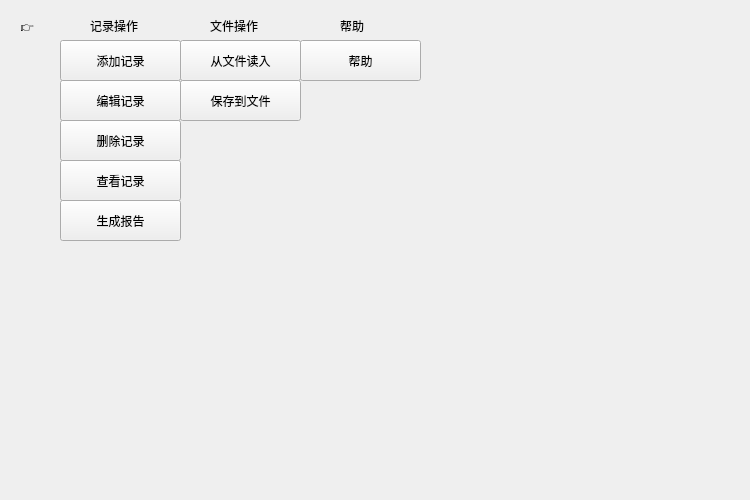
<?xml version="1.0" encoding="UTF-8"?>
<ui version="4.0">
 <class>Widget</class>
 <widget class="QWidget" name="Widget">
  <property name="geometry">
   <rect>
    <x>0</x>
    <y>0</y>
    <width>750</width>
    <height>500</height>
   </rect>
  </property>
  <property name="minimumSize">
   <size>
    <width>750</width>
    <height>500</height>
   </size>
  </property>
  <property name="maximumSize">
   <size>
    <width>750</width>
    <height>500</height>
   </size>
  </property>
  <property name="windowTitle">
   <string>Financial manager</string>
  </property>
  <widget class="QLabel" name="label">
   <property name="geometry">
    <rect>
     <x>20</x>
     <y>10</y>
     <width>91</width>
     <height>31</height>
    </rect>
   </property>
   <property name="font">
    <font>
     <pointsize>14</pointsize>
    </font>
   </property>
   <property name="text">
    <string>👉</string>
   </property>
  </widget>
  <widget class="QLabel" name="lb1">
   <property name="geometry">
    <rect>
     <x>90</x>
     <y>10</y>
     <width>131</width>
     <height>31</height>
    </rect>
   </property>
   <property name="text">
    <string>记录操作</string>
   </property>
  </widget>
  <widget class="QLabel" name="lb2">
   <property name="geometry">
    <rect>
     <x>210</x>
     <y>10</y>
     <width>151</width>
     <height>31</height>
    </rect>
   </property>
   <property name="text">
    <string>文件操作</string>
   </property>
  </widget>
  <widget class="QLabel" name="lb3">
   <property name="geometry">
    <rect>
     <x>340</x>
     <y>10</y>
     <width>111</width>
     <height>31</height>
    </rect>
   </property>
   <property name="text">
    <string>帮助</string>
   </property>
  </widget>
  <widget class="QPushButton" name="pb11">
   <property name="geometry">
    <rect>
     <x>60</x>
     <y>40</y>
     <width>121</width>
     <height>41</height>
    </rect>
   </property>
   <property name="text">
    <string>添加记录</string>
   </property>
  </widget>
  <widget class="QPushButton" name="pb12">
   <property name="geometry">
    <rect>
     <x>60</x>
     <y>80</y>
     <width>121</width>
     <height>41</height>
    </rect>
   </property>
   <property name="text">
    <string>编辑记录</string>
   </property>
  </widget>
  <widget class="QPushButton" name="pb13">
   <property name="geometry">
    <rect>
     <x>60</x>
     <y>120</y>
     <width>121</width>
     <height>41</height>
    </rect>
   </property>
   <property name="text">
    <string>删除记录</string>
   </property>
  </widget>
  <widget class="QPushButton" name="pb14">
   <property name="geometry">
    <rect>
     <x>60</x>
     <y>160</y>
     <width>121</width>
     <height>41</height>
    </rect>
   </property>
   <property name="text">
    <string>查看记录</string>
   </property>
  </widget>
  <widget class="QPushButton" name="pb15">
   <property name="geometry">
    <rect>
     <x>60</x>
     <y>200</y>
     <width>121</width>
     <height>41</height>
    </rect>
   </property>
   <property name="text">
    <string>生成报告</string>
   </property>
  </widget>
  <widget class="QPushButton" name="pb21">
   <property name="geometry">
    <rect>
     <x>180</x>
     <y>40</y>
     <width>121</width>
     <height>41</height>
    </rect>
   </property>
   <property name="text">
    <string>从文件读入</string>
   </property>
  </widget>
  <widget class="QPushButton" name="pb22">
   <property name="geometry">
    <rect>
     <x>180</x>
     <y>80</y>
     <width>121</width>
     <height>41</height>
    </rect>
   </property>
   <property name="text">
    <string>保存到文件</string>
   </property>
  </widget>
  <widget class="QPushButton" name="pb31">
   <property name="geometry">
    <rect>
     <x>300</x>
     <y>40</y>
     <width>121</width>
     <height>41</height>
    </rect>
   </property>
   <property name="text">
    <string>帮助</string>
   </property>
  </widget>
 </widget>
 <resources/>
 <connections/>
</ui>
